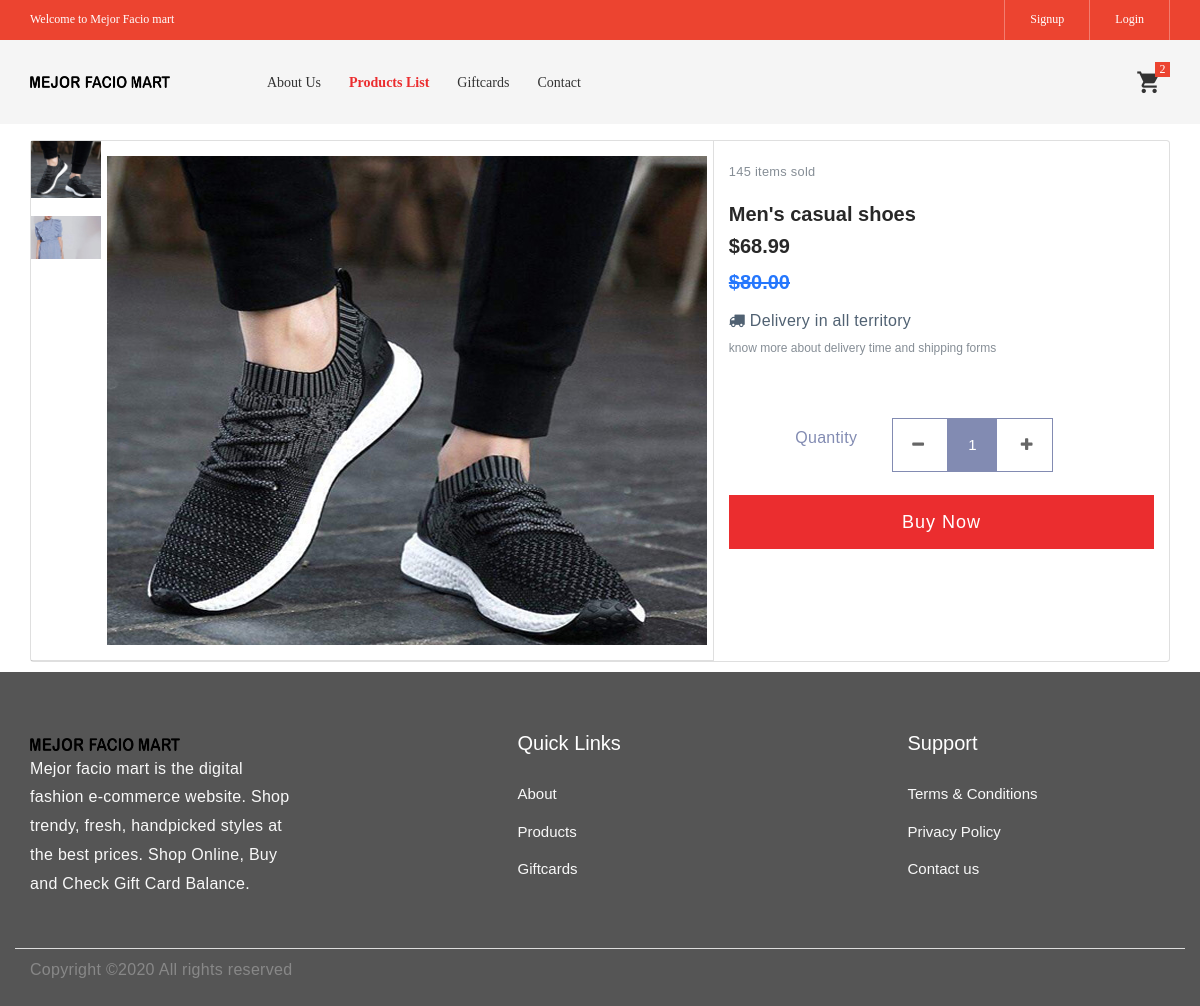
Screenshot of /products/genuine-leather-slip-on-shoes with the database file from the repository.
### tables this page shows
CREATE TABLE `tbl_products` (
  `prdid` int(10) NOT NULL AUTO_INCREMENT,
  `category_id` int(11) NOT NULL,
  `subcategory_id` int(11) NOT NULL,
  `cat_status` int(11) DEFAULT NULL,
  `product_name` longtext NOT NULL,
  `product_url` varchar(120) DEFAULT NULL,
  `product_description` text NOT NULL,
  `status` int(11) NOT NULL DEFAULT '1',
  `read_status` int(11) NOT NULL,
  `created_date` datetime NOT NULL,
  `product_discount_type` smallint(4) DEFAULT '0',
  `product_discount_per` int(11) DEFAULT '0',
  `product_discount_fixed` float DEFAULT '0',
  `product_image` varchar(250) DEFAULT NULL,
  `product_thumb_image1` varchar(250) DEFAULT NULL,
  `product_thumb_image2` varchar(250) DEFAULT NULL,
  `product_thumb_image3` varchar(250) DEFAULT NULL,
  `product_thumb_image4` varchar(250) DEFAULT NULL,
  `product_price` float DEFAULT '0',
  `afterdiscoutprice` float DEFAULT '0',
  `updated_at` datetime DEFAULT NULL,
  `cat_new` smallint(2) DEFAULT '0',
  `cat_featured` smallint(2) DEFAULT '0',
  `cat_offer` smallint(2) DEFAULT '0',
  PRIMARY KEY (`prdid`)
);

CREATE TABLE `tbl_product_categories` (
  `cat_id` int(11) NOT NULL AUTO_INCREMENT,
  `category_name` varchar(100) NOT NULL,
  `category_ref_id` varchar(10) NOT NULL,
  `catimg` varchar(255) NOT NULL,
  `parent_category` int(11) NOT NULL,
  `catthumbimg` varchar(255) DEFAULT NULL,
  `cat_offer_type` smallint(4) DEFAULT NULL,
  `cat_discount_per` int(11) DEFAULT '0',
  `cat_dis_fixed_amt` float DEFAULT '0',
  `cat_status` int(11) DEFAULT NULL,
  `cat_createdat` datetime DEFAULT NULL,
  `cat_updatedat` datetime DEFAULT NULL,
  PRIMARY KEY (`cat_id`)
);

### application/core/MY_Controller.php (called while the page is built, shortened)
<?php
	class MY_Controller extends CI_Controller {
		public function __construct()
		{
			$this->load->helper('url');
			$this->load->database();
			$this->load->helper('form');
			$this->load->library('session');
			$this->load->library('form_validation');
			$this->load->model('admin/Common_model');
			$this->load->helper('cookie');
			$this->load->library('user_agent');
		}
		function front_view($page){
			$this->load->view('includes/header',$this->data);
			$this->load->view(''.$page,$this->data);
			$this->load->view('includes/footer');
		}
	}

### application/controllers/Products.php (called while the page is built, shortened)
<?php
	class Products extends MY_Controller {
		public function productview()
		{
			$data = array();
			$productname = $this->uri->segment('2');
			$resultSet   = $this->Frontend_model->get_data_product_info($productname);
			if(isset($resultSet->prdid) && $resultSet->prdid!=""){
				$this->front_view('productview',$data);
			}else{
				redirect(base_url().'products');
			}
		}
	}
?>

### index.php (called while the page is built, shortened)
<?php
require_once BASEPATH.'core/CodeIgniter.php';

### application/models/Frontend_model.php (called while the page is built, shortened)
<?php
	class Frontend_model extends CI_Model {
		function get_data_product_info($product_url){
			$sql = "select * from tbl_products left join tbl_product_categories on tbl_product_categories.cat_id = tbl_products.prdid WHERE tbl_products.status = 1 and tbl_products.product_url ='$product_url'";
			return $this->db->query($sql)->row();
		}
	}

### application/views/productview.php (the view, shortened to what this page needs)
<main class="mt-100">
	<div class="container">
		<div class="row">
			<div class="col-lg-12">
				<div class="card mb-10">
					<div class="card-body store-body">
						<div class="product-info">
							<div class="product-gallery">
								<div class="product-gallery-thumbnails">
									<ol class="thumbnails-list list-unstyled">
										<li> <img src="<?php echo base_url().'product_images/'.$getproductinfo->product_image; ?>" alt="<?php echo ucfirst($getproductinfo->product_name); ?>"></li>
										<li> <img src="<?php echo base_url().'product_images/'.$getproductinfo->catimg; ?>" alt="<?php echo ucfirst($getproductinfo->product_name); ?>"></li>
									</ol>
								</div>
								<div class="product-gallery-featured">
									<img class="img-fluid" src="<?php echo base_url().'product_images/'.$getproductinfo->product_image; ?>" alt="<?php echo ucfirst($getproductinfo->product_name); ?>">
								</div>
							</div>
						</div>
						<div class="product-payment-details">
							<p class="last-sold text-muted"><small>145 items sold</small></p>
							<h4 class="product-title mb-2"><?php echo $getproductinfo->product_name; ?></h4>
							<?php
								$discountPrice =0;
								$productprice     = $getproductinfo->product_price;
								if($getproductinfo->product_discount_type==1){
									$discountPricecal = $getproductinfo->product_discount_fixed;
									$discountPrice = $productprice - $discountPricecal;
								}else{
									$discountPricecal = $productprice * ($discountPrice/100);
									$discountPrice = $productprice - $discountPricecal;
								}
							?>
							<h4 class="product-price site-head">$<?php echo number_format($discountPrice, 2); ?></h4>
							<h4 style="text-decoration:line-through;color:#2577fd;">$<?php echo number_format($productprice, 2); ?></h4>
							<p class="mb-0"><i class="fa fa-truck"></i> Delivery in all territory</p>
							<div class="text-muted mb-2"><small>know more about delivery time and shipping forms</small></div>
							<div class="card_area">
								<div class="product_count_area">
									<p>Quantity</p>
									<div class="product_count d-inline-block">
										<span class="product_count_item inumber-decrement"> <i onClick="add_plus('minus')" class="fa fa-minus"></i></span>
										<input class="product_count_item input-number" type="text" id="cartitem" name="cartitem" value="1" min="1" max="10">
										<span class="product_count_item number-increment"> <i onClick="add_plus('plus')" class="fa fa-plus"></i></span>
									</div>
								</div>
							</div><br/>
							<button class="btn btn-primary btn-block">Buy Now</button>
						</div>
					</div>
				</div>
			</div>
		</div>
	</div>
</main>

### assets/css/main.css (style rules this page uses)
.container { max-width: 1380px; }
@media (max-width: 1600px) { .container { max-width: 1200px; } }

### rows the page displays
tbl_products: product_image (picture), tbl_product_categories.catimg (picture), product_name "Men's casual shoes", discountPrice "68.99", product_price "80.00"
